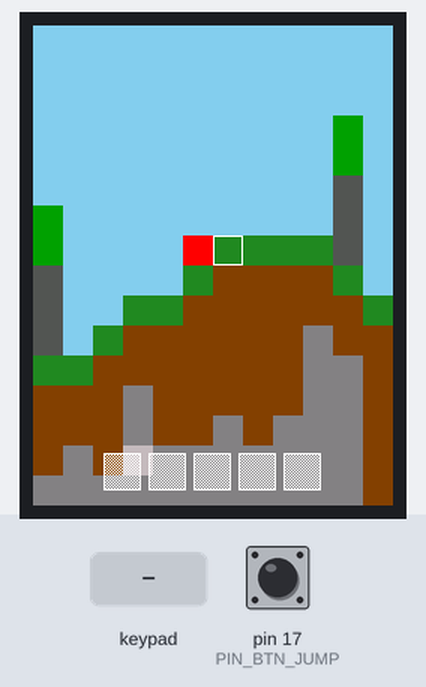
Simulated run of this sketch. Board: Arduino Uno, built for the host (arithmetic inside an expression is 32-bit, double 64-bit). Shown: 240×320 colour display. The inputs (shaded band) are chosen by the test bench; at power-on: pin 17 (PIN_BTN_JUMP) LOW. Random numbers use the default seed unless the sketch sets one.

Above: at 1.4 s.
1.5 s: pin 17 (PIN_BTN_JUMP) pulled HIGH for 1 s
At 2.98 s:
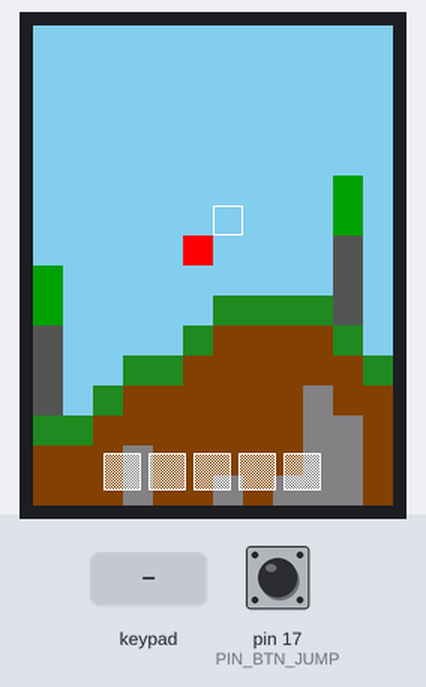
4.3 s: key '1' pressed
At 5.4 s:
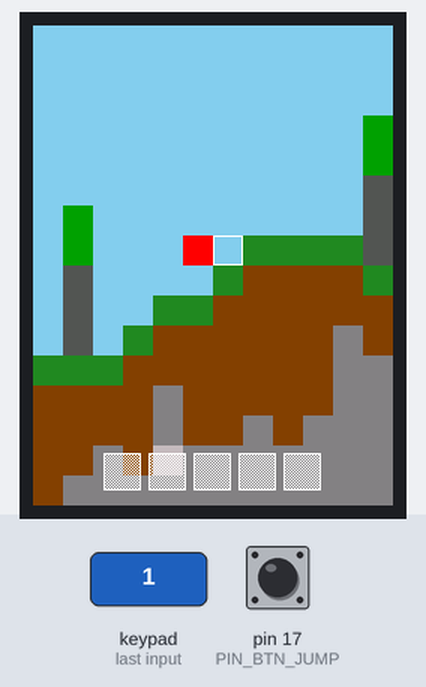
5.8 s: keypad keys 1 2 pressed 0.4 s apart
At 7.0 s:
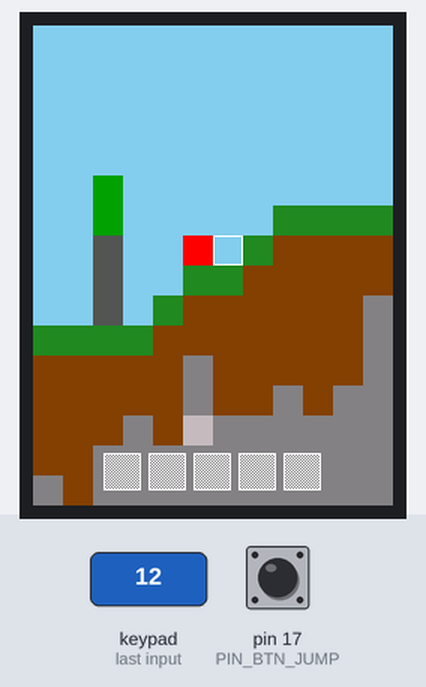
8.1 s: pin 17 (PIN_BTN_JUMP) pulled HIGH for 0.15 s
At 8.35 s:
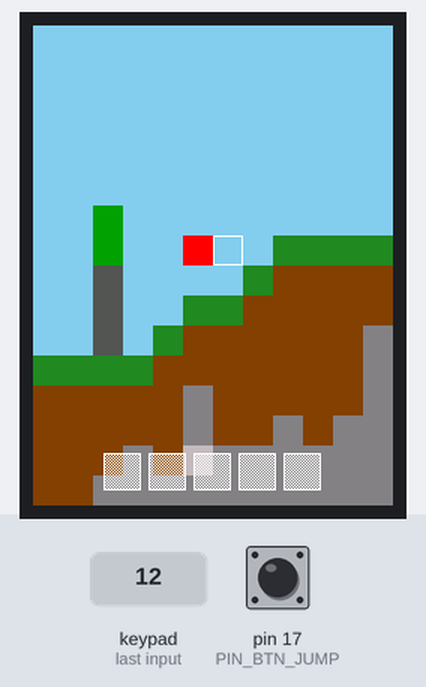
10.3 s: key '4' pressed
At 10.9 s:
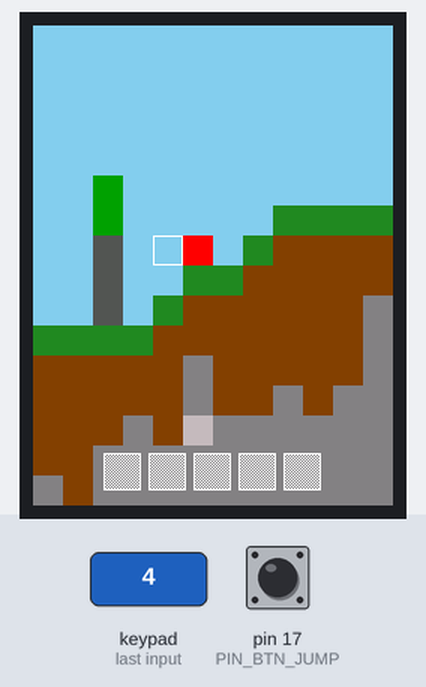
Timing chart, 0 to 12.8 s (numbered marks = the images above; inputs shaded):
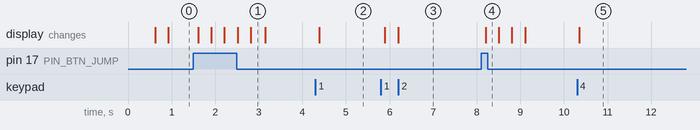

The sketch:

2D_minecraft_0.0.2.ino
```cpp
#include <Adafruit_GFX.h>
#include <Adafruit_ST7789.h>
#include <SPI.h>
#include <Keypad.h>

// --- PINY (ESP32) ---
#define TFT_CS     13
#define TFT_RST    10
#define TFT_DC      9
#define PIN_BTN_JUMP 17

const byte ROWS = 2;
const byte COLS = 2;
char keys[ROWS][COLS] = {{'1', '2'}, {'3', '4'}};
byte rowPins[ROWS] = {4, 5};
byte colPins[COLS] = {6, 7};
Keypad keypad = Keypad(makeKeymap(keys), rowPins, colPins, ROWS, COLS);

#define TILE_SIZE  20
#define COLS_DISP  13
#define ROWS_DISP  17
#define PLAYER_SCREEN_X 100 // Hráč fixne na obrazovke
#define PLAYER_SCREEN_Y 140

Adafruit_ST7789 tft = Adafruit_ST7789(TFT_CS, TFT_DC, TFT_RST);

// --- HRÁČ A SVET ---
float playerWorldX = 500.0; // Pozícia v svete
float playerWorldY = 100.0;
float velY = 0, velX = 0;
const float gravity = 0.5, jumpForce = -7.5, walkSpeed = 3.5;
float scrollX = 0.0; // Kamera - horizontálne
float scrollY = 0.0; // Kamera - vertikálne (NOVÉ)
float oldPlayerWorldY = 0;
int lastScrollGridX = -1;
int lastScrollGridY = -1;

// --- KURZOR (z prvého kódu) ---
int cursorDir = 0; // 0: Vpravo, 1: Vľavo, 2: Hore, 3: Dole
int oldCursorX = -1, oldCursorY = -1;

// --- FARBY ---
#define C_SKY      0x867D
#define C_GRASS    0x2444
#define C_DIRT     0x8200
#define C_WOOD     0x52AA
#define C_LEAVES   0x0500
#define ST77XX_GRAY 0x8410
#define C_BEDROCK  0x4208

struct BlockMod { int x, y; uint16_t type; };
BlockMod mods[100];
int modCount = 0;

// --- MAPA SVETA ---
#define WORLD_MIN_X -100
#define WORLD_MAX_X 100
#define WORLD_MIN_Y 0
#define WORLD_MAX_Y 30
uint16_t world[WORLD_MAX_X - WORLD_MIN_X + 1][WORLD_MAX_Y - WORLD_MIN_Y + 1];

void generateWorld() {
  for (int wx = WORLD_MIN_X; wx <= WORLD_MAX_X; wx++) {
    int groundY = 10 + (int)(sin(wx * 0.4) * 3.0);
    int dirtDepth = random(3, 8);
    int stoneStart = groundY + dirtDepth;

    // Bedrock úroveň - ÚPLNE SPODOK MAPY
    int bedrockLevel = WORLD_MAX_Y;  // Zmena: bedrock na úplnom spodku (najvyššie Y)

    for (int wy = WORLD_MIN_Y; wy <= WORLD_MAX_Y; wy++) {
      uint16_t block = C_SKY;

      // 1. BEDROCK - vrstva na úplnom SPODKU MAPY
      if (wy >= bedrockLevel - 1 && wy <= bedrockLevel) {  // Opravené: spodné 2 vrstvy
        // Posledný rad (najspodnejší) je plný bedrock
        if (wy == bedrockLevel) {
          block = C_BEDROCK;
        }
        // Predposledný rad má občasné medzery
        else if (wy == bedrockLevel - 1) {
          if (random(5) > 0) {  // 80% šanca na bedrock
            block = C_BEDROCK;
          } else {
            // Miesto bez bedrocku - kameň
            if (wy >= stoneStart) {
              if (random(25) == 0) block = 0xC5D7;
              else block = ST77XX_GRAY;
            } else if (wy > groundY && wy < stoneStart) {
              block = C_DIRT;
            }
          }
        }
      }
      // 2. NORMÁLNE GENEROVANIE TERÉNU (nad bedrockom)
      else if (wy >= groundY && wy < bedrockLevel - 1) {  // Opravené: iba nad bedrockom
        if (wy == groundY) block = C_GRASS;
        else if (wy > groundY && wy < stoneStart) block = C_DIRT;
        else if (wy >= stoneStart) {
          if (random(25) == 0) block = 0xC5D7;
          else block = ST77XX_GRAY;
        }
      }

      // 3. STROMY - ZLEPŠENÉ
      if (wx % 10 == 0 && wx != 0) {
        int trunkTopY = groundY - 3;
        int trunkBottomY = groundY;

        // Kmeň stromu (3 bloky vysoký)
        if (wy >= trunkTopY && wy < trunkBottomY) {
          block = C_WOOD;
        }
        // Koruna stromu (2x3 bloky nad kmeňom)
        for (int lx = -1; lx <= 1; lx++) {       // 3 bloky na šírku
          for (int ly = 1; ly <= 2; ly++) {      // 2 bloky na výšku
            if (wx + lx == wx && wy == trunkTopY - ly) {
              block = C_LEAVES;
            }
          }
        }
      }

      world[wx - WORLD_MIN_X][wy - WORLD_MIN_Y] = block;
    }
  }
}

// --- NAHRADÍ getOriginalBlock ---
uint16_t getOriginalBlock(int wx, int wy) {
  if (wx < WORLD_MIN_X || wx > WORLD_MAX_X || wy < WORLD_MIN_Y || wy > WORLD_MAX_Y)
    return C_SKY;
  return world[wx - WORLD_MIN_X][wy - WORLD_MIN_Y];
}


// --- FUNKCIE SVETA (z prvého kódu) ---
// --- FUNKCIE SVETA ---
// 1️⃣ Generovanie sveta (tráva, dirt, kameň, stromy)


// 2️⃣ Prekrytie modifikácií (zmenené bloky)
uint16_t getBlock(int wx, int wy) {
  for (int i = 0; i < modCount; i++) {
    if (mods[i].x == wx && mods[i].y == wy) return mods[i].type;
  }
  return getOriginalBlock(wx, wy);
}

// 3️⃣ Kontrola kolízie
bool isSolid(int wx, int wy) {
  uint16_t b = getBlock(wx, wy);
  if (b == C_SKY || b == C_LEAVES) return false;
  return (b == C_DIRT || b == C_GRASS || b == C_WOOD ||
          b == ST77XX_GRAY || b == C_BEDROCK);
}


// --- INVENTÁR ---
void drawInventory() {
  int slotSize = 25;
  int spacing = 5;
  int totalWidth = (5 * slotSize) + (4 * spacing);
  int invX = (240 - totalWidth) / 2;
  int invY = 320 - slotSize - 10;

  for (int i = 0; i < 5; i++) {
    int x = invX + (i * (slotSize + spacing));

    // Dithering efekt
    for (int dy = 0; dy < slotSize; dy++) {
      for (int dx = 0; dx < slotSize; dx++) {
        if ((dx + dy) % 2 == 0) {
          tft.drawPixel(x + dx, invY + dy, ST77XX_WHITE);
        }
      }
    }
    // Obrys slotu
    tft.drawRect(x, invY, slotSize, slotSize, ST77XX_WHITE);
  }
}

void setup() {
  pinMode(PIN_BTN_JUMP, INPUT_PULLDOWN);
  SPI.begin(12, -1, 11, 13);
  tft.init(240, 320);
  tft.setRotation(0);
  tft.fillScreen(C_SKY);
  generateWorld();
  drawInventory();
}

void loop() {
  velX = 0;
  keypad.getKeys();

  // --- OVLÁDANIE Z PRVÉHO KÓDU ---
  for (int i=0; i<LIST_MAX; i++) {
    if (keypad.key[i].kstate == PRESSED || keypad.key[i].kstate == HOLD) {
      if (keypad.key[i].kchar == '1') velX = -walkSpeed;
      if (keypad.key[i].kchar == '2') velX = walkSpeed;

      if (keypad.key[i].kchar == '4' && keypad.key[i].stateChanged) {
        cursorDir = (cursorDir + 1) % 4;
      }

      if (keypad.key[i].kchar == '3' && keypad.key[i].stateChanged && oldCursorX != -1 && oldCursorY != -1) {
        int curGridX = (int)(scrollX / TILE_SIZE);
        int curGridY = (int)(scrollY / TILE_SIZE);

        // KONTROLA - ak je to bedrock, NEDÁ SA KOPAŤ
        uint16_t currentBlock = getBlock(oldCursorX, oldCursorY);
        if (currentBlock == C_BEDROCK) {
          // Bedrock sa nedá vyťažiť - skonči bez zmeny
          continue;
        }

        // 1️⃣ Zmeniť blok v mods, aby sa hneď zapamätal ako prázdny
        if (modCount < 100) {
            mods[modCount++] = {oldCursorX, oldCursorY, C_SKY};
        }

        // 2️⃣ Okamžite prekresli blok na displeji
        int dispX = (oldCursorX - curGridX) * TILE_SIZE;
        int dispY = (oldCursorY - curGridY) * TILE_SIZE;
        if (dispX >= 0 && dispX < 240 && dispY >= 0 && dispY < 320) {
            tft.fillRect(dispX, dispY, TILE_SIZE, TILE_SIZE, C_SKY);
        }

        // 3️⃣ Odblokuj hráča, ak je práve nad vykopaným blokom
        int playerGridX = (int)(playerWorldX / TILE_SIZE);
        int playerGridY = (int)(playerWorldY / TILE_SIZE);
        if (playerGridX == oldCursorX && playerGridY == oldCursorY) {
            velY = 0;  // hráč prestane "padat" do hitboxu
        }
      }
    }
  }

  // --- FYZIKA HRÁČA ---
  // Horizontálna kolízia
  float nextWorldX = playerWorldX + velX;
  int pGridYT = (int)(playerWorldY + 2) / TILE_SIZE;
  int pGridYB = (int)(playerWorldY + TILE_SIZE - 2) / TILE_SIZE;
  bool blockedX = false;

  if (velX > 0) {
    int rightGrid = (int)((nextWorldX + TILE_SIZE - 1) / TILE_SIZE);
    if (isSolid(rightGrid, pGridYT) || isSolid(rightGrid, pGridYB)) blockedX = true;
  } else if (velX < 0) {
    int leftGrid = (int)((nextWorldX / TILE_SIZE));
    if (isSolid(leftGrid, pGridYT) || isSolid(leftGrid, pGridYB)) blockedX = true;
  }

  if (!blockedX) playerWorldX = nextWorldX;

  // Vertikálna kolízia s kontrolou blokov nad hlavou
  velY += gravity;
  float nextWorldY = playerWorldY + velY;
  int pGridXL = (int)((playerWorldX + 2) / TILE_SIZE);
  int pGridXR = (int)((playerWorldX + TILE_SIZE - 2) / TILE_SIZE);
  int pGridYF = (int)((nextWorldY + TILE_SIZE) / TILE_SIZE);
  int pGridYT_top = (int)(nextWorldY / TILE_SIZE); // horný blok hráča

  // Kolízia dole
  if (isSolid(pGridXL, pGridYF) || isSolid(pGridXR, pGridYF)) {
      velY = 0;
      playerWorldY = (pGridYF - 1) * TILE_SIZE;
      if (digitalRead(PIN_BTN_JUMP) == HIGH) velY = jumpForce;
  }
  // Kolízia hore (blok nad hlavou)
  else if (isSolid(pGridXL, pGridYT_top) || isSolid(pGridXR, pGridYT_top)) {
      if (velY < 0) {
          velY = 0;
          playerWorldY = (pGridYT_top + 1) * TILE_SIZE;
      }
  }
  else {
      playerWorldY = nextWorldY;
  }

  // --- KAMERA (vertikálne + horizontálne) ---
  float targetScrollX = playerWorldX - PLAYER_SCREEN_X;
  float targetScrollY = playerWorldY - PLAYER_SCREEN_Y;
  scrollX = targetScrollX;
  scrollY = targetScrollY;

  // --- PRERENDEROVANIE SVETA ---
  int curGridX = (int)(scrollX / TILE_SIZE);
  int curGridY = (int)(scrollY / TILE_SIZE);

  if (curGridX != lastScrollGridX || curGridY != lastScrollGridY) {
    for (int i = 0; i < COLS_DISP; i++) {
      for (int j = 0; j < ROWS_DISP; j++) {
        uint16_t blockColor = getBlock(i + curGridX, j + curGridY);
        tft.fillRect(i * TILE_SIZE, j * TILE_SIZE, TILE_SIZE, TILE_SIZE, blockColor);
      }
    }
    lastScrollGridX = curGridX;
    lastScrollGridY = curGridY;
    drawInventory();
  }

  // --- LOGIKA KURZORA ---
  int playerGridX = (int)(playerWorldX / TILE_SIZE);
  int playerGridY = (int)(playerWorldY / TILE_SIZE);
  tft.fillRect(PLAYER_SCREEN_X, PLAYER_SCREEN_Y, TILE_SIZE, TILE_SIZE,
               getBlock(playerGridX, playerGridY));
  if (oldCursorX != -1) {
    int oldCsDispX = (oldCursorX - curGridX) * TILE_SIZE;
    int oldCsDispY = (oldCursorY - curGridY) * TILE_SIZE;
    if (oldCsDispX >= 0 && oldCsDispX < 240 && oldCsDispY >= 0 && oldCsDispY < 320) {
      tft.fillRect(oldCsDispX, oldCsDispY, TILE_SIZE, TILE_SIZE,
                   getBlock(oldCursorX, oldCursorY));
    }
  }

  int newCursorX = playerGridX;
  int newCursorY = playerGridY;
  if (cursorDir == 0) newCursorX++;
  else if (cursorDir == 1) newCursorX--;
  else if (cursorDir == 2) newCursorY--;
  else if (cursorDir == 3) newCursorY++;

  int csDispX = (newCursorX - curGridX) * TILE_SIZE;
  int csDispY = (newCursorY - curGridY) * TILE_SIZE;
  if (csDispX >= 0 && csDispX < 240 && csDispY >= 0 && csDispY < 320) {
    tft.drawRect(csDispX, csDispY, TILE_SIZE, TILE_SIZE, ST77XX_WHITE);
  }

  tft.fillRect(PLAYER_SCREEN_X, PLAYER_SCREEN_Y, TILE_SIZE, TILE_SIZE, ST77XX_RED);

  if (playerWorldY < 45 || oldPlayerWorldY < 45) {
    drawInventory();
  }

  oldPlayerWorldY = playerWorldY;
  oldCursorX = newCursorX;
  oldCursorY = newCursorY;

  delay(15);
}
```

Measured:
- after the input at 1.5 s, the display: first changes after 0.11 s (image 1 shows a later state)
- after the input at 4.3 s, the display: changes after 0.09 s (image 2)
- after the input at 5.8 s, the display: first changes after 0.09 s (image 3 shows a later state)
- after the input at 8.1 s, the display: changes after 0.11 s (image 4)
- after the input at 10.3 s, the display: changes after 0.05 s (image 5)
